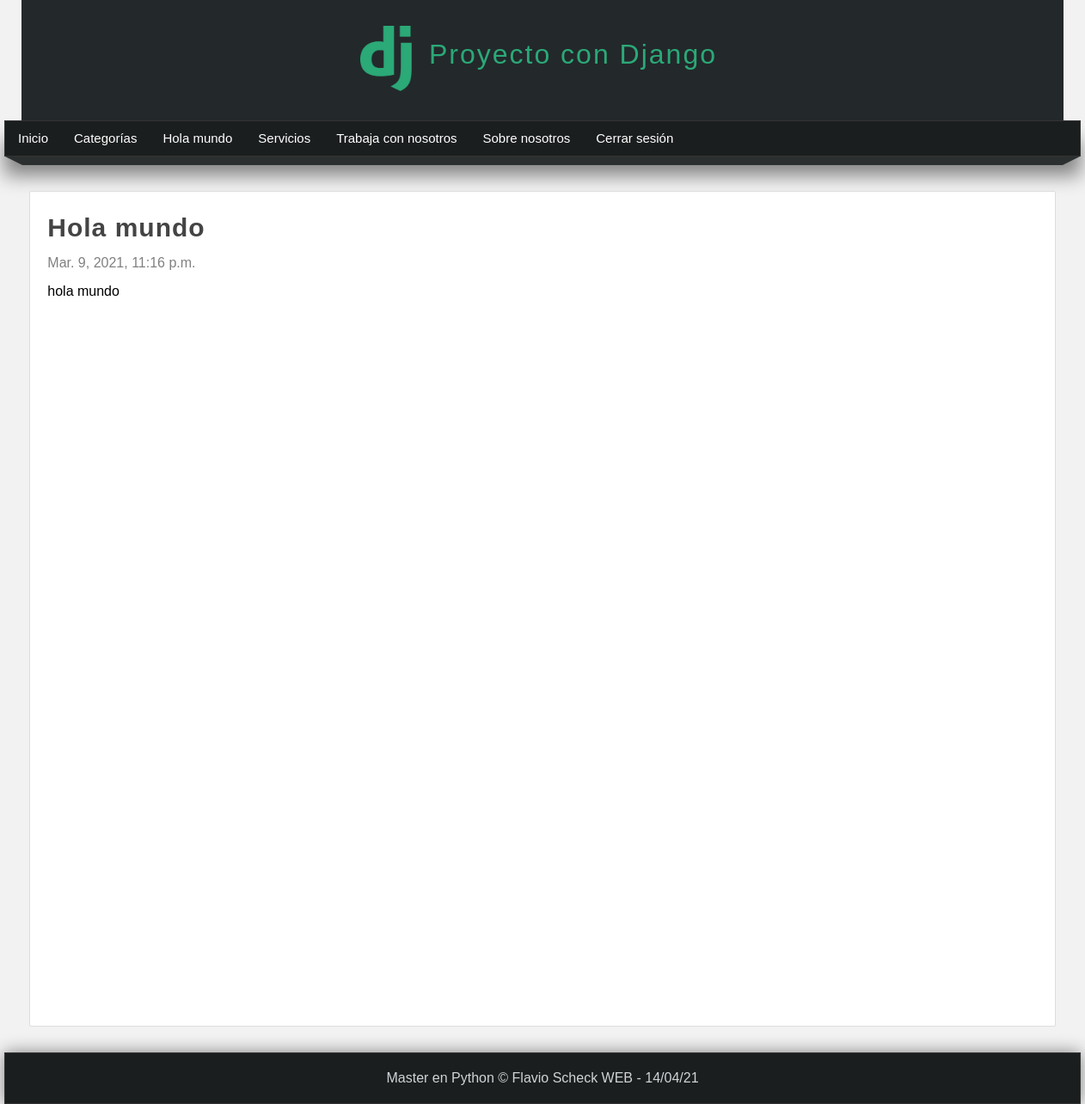
The page /pagina/hola-mundo (signed in) on the database its author committed.
### pages/models.py (models this page shows, shortened)
class Page(models.Model):
    title = models.CharField(max_length=50, verbose_name="Título")
    content = RichTextField(verbose_name="Contenido")
    slug = models.CharField(unique=True, max_length=150, verbose_name="URL amigable")
    order = models.IntegerField(default=0, verbose_name="Orden")
    visible = models.BooleanField(verbose_name="¿Visible?")
    created_at = models.DateTimeField(auto_now_add=True, verbose_name="Creado el")
    updated_at = models.DateTimeField(auto_now=True, verbose_name="Actualizado el")
    class Meta:
        verbose_name = "Página"
        verbose_name_plural = "Páginas"

### pages/views.py (the view)
# urls.py: path('pagina/<str:slug>', views.page, name="page")
@login_required(login_url="login")
def page(request, slug):
    page = Page.objects.get(slug=slug)
    return render(request, "pages/page.html", {
        "page": page
    })

### blog/proccesor.py (called while the page is built)
def get_categories(request):
    categories_in_use = Article.objects.filter(public=True).values_list('categories', flat=True)
    categories = Category.objects.filter(id__in=categories_in_use).values_list('id', 'name')
    return {
        'categories': categories,
        'ids': categories_in_use
    }

### pages/context_processors.py (called while the page is built)
def get_pages(request):
    pages = Page.objects.filter(visible=True).order_by('order').values_list('id', 'title', 'slug')
    return {
        'pages': pages
    }

### pages/templates/pages/page.html (shortened to what this page needs)
{% extends 'layouts/layout.html' %}
{% block content %}
    <h1 class="title">{{page.title}}</h1>
    <span class="date">{{page.created_at}}</span>
    <p class="content">
        {{page.content|safe}}
    </p>
{% endblock %}

### mainapp/templates/layouts/layout.html (shortened to what this page needs)
{% load static %}
<!DOCTYPE html>
<html lang="es">
<head>
    {% load static %}
    <link rel="stylesheet" type="text/css" href="{% static 'css/style.css' %}" />
</head>
<body>
    <header>
        <div id="logotipo">
            <img src="{% static 'images/logo.png' %}" />
            <h1>Proyecto con Django</h1>
        </div>
    </header>
    <nav>
        <ul>
            <li>
                <a href="{% url 'index' %}">Inicio</a>
            </li>
            {% if user.email %}
                <li>
                    <a href="{% url 'list' %}">Categorías</a>
                </li>
                {% for page in pages %}
                    <li>
                        <a href="{% url 'page' page.2 %}">{{page.1}}</a>
                    </li>
                {% endfor %}
                <li>
                    <a href="{% url 'logout' %}">Cerrar sesión</a>
                </li>
            {% endif %}
        </ul>
    </nav>
    <div class= "barra">
        <span class="esquina-izquierda"></span>
        <span class="relleno-barra"></span>
        <span class="esquina-derecha"></span>
    </div>
    <div id="content">
        <div class="box">
            {% block content %}{% endblock %}
        </div>
    </div>
    <footer>
        Master en Python &copy; Flavio Scheck WEB - {% now "d/m/y" %}
    </footer>
</body>
</html>

### mainapp/static/css/style.css (style rules this page uses)
* { margin: 0px; padding: 0px; font-family: Arial, Helvetica, sans-serif; text-decoration: none; }
.box p, .box h2, .box h3, .box ul { margin-top: 5px; margin-bottom: 5px; }
body { background-color: #f2f2f2; }
header { width: 1212px; height: 140px; background-color: #23282B; margin: 0px auto; }
#logotipo { width: 35%; height: 130%; margin: 0% auto; padding-top: 10px; }
#logotipo img { display: block; width: 60px; float: left; margin-top: 20px; }
#logotipo h1 { display: block; float: left; margin-top: 35px; margin-left: 20px; letter-spacing: 2px; font-weight: lighter; color: #2ba977; }
nav { width: 1250px; height: 40px; margin: 0 auto; background-color: #1B1E1F; border: 1px solid #333333; box-shadow: 0px 22px 22px gray; font-size: 15px; }
nav > ul { list-style: none; text-decoration: none; }
nav > ul > li { line-height: 40px; float: left; }
nav > ul > li > a { display: block; padding-left: 15px; padding-right:15px; color: white; }
.barra { width: 1250px; margin: 0 auto; }
.esquina-izquierda { display: block; border-left: 20px solid transparent; border-top: 10px solid #2B2F30; float: left; }
.esquina-derecha { display: block; border-right: 20px solid transparent; border-top: 10px solid #2B2F30; float: right; }
.relleno-barra { display: block; width: 1210px; height: 10px; background:#2B2F30; float: left; }
#content { width: 1212px; min-height: 930px; margin: 0 auto; margin-bottom: 30px; margin-top: 40px; }
.box { background: white; width: 95%; min-height: 930px; padding: 20px; border: 1px solid #ddd; border-radius: 2px; margin: 0 auto; }
.title { color: #444; letter-spacing: 1px; font-size: 30px; margin-bottom: 10px; margin-top: 5px; }
.date { display: block; margin-top: 15px; margin-bottom: 15px; color: gray; }
.content { line-height: 25px; }
footer { width: 1250px; background-color: #1b1e1f; border: 1px solid #333; color: #d1d4d6; text-align: center; margin: 0 auto; padding-top: 20px; padding-bottom: 20px; box-shadow: 0px 0px 20px gray; }

### rows shown on the page
Page: title "Hola mundo", created_at "Mar. 9, 2021, 11:16 p.m.", content "hola mundo"
Page: title "Servicios"
Page: title "Trabaja con nosotros"
Page: title "Sobre nosotros"
